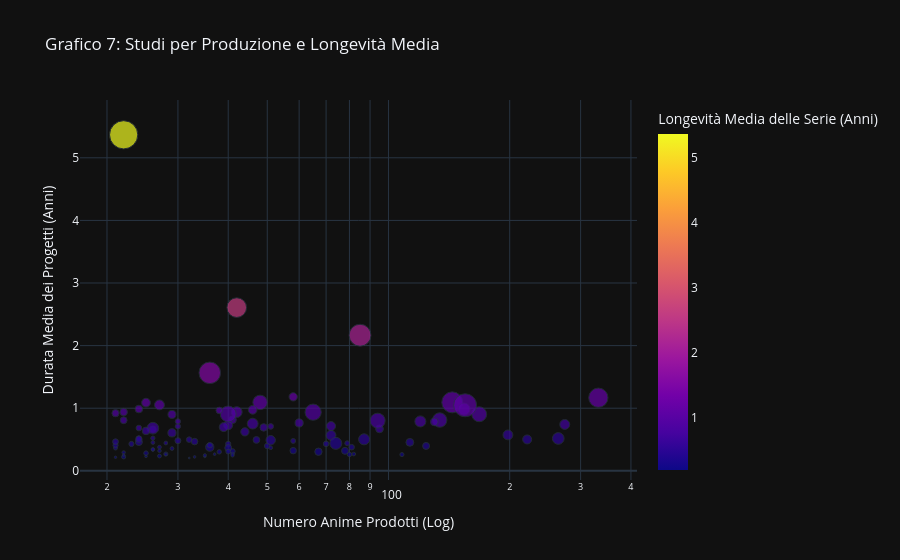

The notebook cell saved with this chart:
### Markdown cell above
### 🏭 3. I Costruttori di Piramidi: L'Impatto dello Studio

### Code cell
# Esplodiamo gli studi
df_studios_expl = df_clean_duration.explode('studios_list')

# Aggregazione per studio
studio_stats = df_studios_expl.groupby('studios_list').agg(
    avg_durationpy=('duration_years', 'mean'),
    max_duration=('duration_years', 'max'),
    anime_count=('anime_id', 'count')
).reset_index()

# Filtriamo i top studi per numero di produzioni (es. > 20 anime)
top_studios = studio_stats[studio_stats['anime_count'] > 20]

fig_studio_time = px.scatter(top_studios, x='anime_count', y='avg_durationpy',
                             size='max_duration', # La bolla rappresenta l'anime più lungo fatto dallo studio
                             color='avg_durationpy',
                             hover_name='studios_list',
                             title='Grafico 7: Studi per Produzione e Longevità Media',
                             labels={'anime_count': 'Numero Anime Prodotti', 
                                     'avg_durationpy': 'Longevità Media delle Serie (Anni)',
                                     'max_duration': 'Massima Durata Record (Anni)'},
                             template='plotly_dark',
                             color_continuous_scale='Plasma')

fig_studio_time.update_layout(xaxis_type="log", # Scala log per gestire studi giganti come Toei
                              xaxis_title="Numero Anime Prodotti (Log)",
                              yaxis_title="Durata Media dei Progetti (Anni)")
fig_studio_time.show()

### Figure 1 — Plotly figure (JSON) as saved in the notebook; plotly's stock layout.template omitted (floating-point values rounded to 4 significant figures)
{"data": [{"hovertemplate": "<b>%{hovertext}</b><br><br>Numero Anime Prodotti=%{x}<br>Longevità Media delle Serie (Anni)=%{marker.color}<br>Massima Durata Record (Anni)=%{marker.size}<extra></extra>", "hovertext": ["8bit", "A-1 Pictures", "A.C.G.T.", "AIC", "AQUA ARIS", "Actas", "Ajia-do", "Anime Antenna Iinkai", "Arms", "Artland", "Asahi Production", "Ashi Productions", "B.CMAY PICTURES", "Bandai Namco Pictures", "Bee Train", "Big Firebird Culture", "Blue bread", "Bones", "Brain's Base", "BreakBottle", "Bridge", "CG Year", "CloverWorks", "DLE", "Daume", "David Production", "Diomedéa", "Doga Kobo", "EMT Squared", "Eiken", "Fanworks", "Foch Film", "Gainax", "Gallop", "Gathering", "Gonzo", "Group TAC", "HAL Film Maker", "Haoliners Animation League", "ILCA", "J.C.Staff", "Kachidoki Studio", "Kinema Citrus", "Knack Productions", "Kyoto Animation", "LIDENFILMS", "Lerche", "Lesprit", "MAPPA", "Madhouse", "Magic Bus", "Majin", "Mushi Production", "Nippon Animation", "Nomad", "Nur", "OLM", "P.A. Works", "Passione", "PoRO", "Production I.G", "Project No.9", "Radix", "Ruo Hong Culture", "SANZIGEN", "SILVER LINK.", "Satelight", "Seven", "Seven Arcs", "Shaft", "Shin-Ei Animation", "Shogakukan Music & Digital Entertainment", "Signal.MD", "Sparkly Key Animation Studio", "Studio 1st", "Studio 9 Maiami", "Studio Comet", "Studio Deen", "Studio Eromatick", "Studio Fantasia", "Studio Gokumi", "Studio Hibari", "Studio Jam", "Studio Pierrot", "Studio PuYUKAI", "Sunrise", "Suoyi Technology", "Suzuki Mirano", "SynergySP", "T-Rex", "TMS Entertainment", "TNK", "Tatsunoko Production", "Telecom Animation Film", "Tezuka Productions", "Toei Animation", "Tokyo Movie Shinsha", "Triple X", "White Fox", "Wit Studio", "Xebec", "Y.O.U.C", "Yumeta Company", "Zero-G", "Zexcs", "animate Film", "feel.", "ufotable"], "legendgroup": "", "marker": {"color": [0.3027, 0.3972, 0.4296, 0.7889, 0.2591, 0.5219, 1.565, 0.8151, 0.4403, 0.6064, 0.4667, 0.6932, 0.362, 0.7538, 0.4515, 0.2159, 0.4291, 0.3771, 0.4305, 0.222, 0.6633, 0.3348, 0.3119, 0.8112, 0.4066, 0.4808, 0.3658, 0.3049, 0.2046, 5.367, 0.4935, 0.3784, 0.4977, 2.607, 0.6807, 0.5031, 0.9363, 0.3769, 0.3963, 0.2821, 0.5165, 1.093, 0.2693, 0.7106, 0.3062, 0.2621, 0.2461, 0.2932, 0.322, 0.5732, 0.7286, 1.053, 0.9386, 1.094, 0.2674, 1.089, 0.9038, 0.2658, 0.2299, 1.182, 0.455, 0.2267, 0.4444, 0.714, 0.2621, 0.2679, 0.5665, 0.7644, 0.2501, 0.4385, 2.166, 0.7893, 0.4644, 0.9008, 0.9868, 0.4768, 0.7095, 0.5007, 0.8075, 0.6833, 0.2219, 0.6224, 0.9214, 0.986, 0.4604, 0.7409, 0.9746, 0.6984, 0.9386, 0.6703, 1.047, 0.2483, 0.782, 0.3561, 0.9072, 1.168, 0.9651, 0.5212, 0.3193, 0.4092, 0.8013, 0.3185, 0.5059, 0.2357, 0.3687, 0.6375, 0.4887, 0.3424], "coloraxis": "coloraxis", "size": [1.388, 3.463, 1.84, 8.602, 1.207, 1.248, 32.82, 4.159, 1.659, 4.789, 2.984, 4.005, 1.051, 8.233, 0.9966, 0.4244, 1.947, 2.209, 2.171, 1.207, 2.99, 0.5832, 1.974, 14.78, 1.834, 2.511, 3.362, 3.836, 0.23, 56.33, 3.231, 4.783, 2.171, 27.33, 9.733, 8.66, 18.66, 0.9966, 2.215, 1.481, 9.659, 14.86, 0.8816, 1.963, 1.61, 1.465, 0.783, 0.8296, 2.962, 6.875, 5.739, 6.919, 3.997, 31.07, 1.27, 5.435, 15.85, 0.4983, 0.4791, 4.906, 4.329, 0.3915, 1.01, 5.908, 0.4791, 0.961, 6.875, 4.734, 0.4791, 10.18, 33.81, 1.974, 2.42, 4.523, 4.131, 1.687, 2.223, 5.739, 3.321, 2.253, 0.4791, 4.794, 3.666, 10.1, 3.537, 7.001, 5.405, 5.826, 8.233, 4.255, 37.34, 0.731, 4.329, 1.035, 17.98, 26.29, 3.009, 1.585, 0.8734, 2.078, 15.85, 3.45, 2.943, 1.054, 0.9774, 4.096, 6.286, 0.9336], "sizemode": "area", "sizeref": 0.1408, "symbol": "circle"}, "mode": "markers", "name": "", "orientation": "v", "showlegend": false, "type": "scatter", "x": [38, 124, 23, 120, 108, 26, 36, 41, 79, 29, 33, 49, 21, 46, 26, 21, 40, 81, 70, 22, 26, 26, 41, 134, 21, 30, 40, 67, 32, 22, 47, 36, 32, 42, 26, 87, 65, 27, 50, 25, 264, 48, 41, 30, 40, 80, 41, 22, 58, 198, 40, 27, 22, 144, 28, 25, 168, 37, 25, 58, 113, 35, 28, 72, 28, 82, 72, 60, 22, 74, 85, 30, 21, 29, 24, 58, 51, 221, 22, 24, 33, 44, 21, 154, 24, 274, 46, 39, 42, 95, 155, 35, 130, 29, 40, 332, 38, 24, 27, 36, 94, 78, 24, 27, 51, 25, 51, 26], "xaxis": "x", "y": [0.3027, 0.3972, 0.4296, 0.7889, 0.2591, 0.5219, 1.565, 0.8151, 0.4403, 0.6064, 0.4667, 0.6932, 0.362, 0.7538, 0.4515, 0.2159, 0.4291, 0.3771, 0.4305, 0.222, 0.6633, 0.3348, 0.3119, 0.8112, 0.4066, 0.4808, 0.3658, 0.3049, 0.2046, 5.367, 0.4935, 0.3784, 0.4977, 2.607, 0.6807, 0.5031, 0.9363, 0.3769, 0.3963, 0.2821, 0.5165, 1.093, 0.2693, 0.7106, 0.3062, 0.2621, 0.2461, 0.2932, 0.322, 0.5732, 0.7286, 1.053, 0.9386, 1.094, 0.2674, 1.089, 0.9038, 0.2658, 0.2299, 1.182, 0.455, 0.2267, 0.4444, 0.714, 0.2621, 0.2679, 0.5665, 0.7644, 0.2501, 0.4385, 2.166, 0.7893, 0.4644, 0.9008, 0.9868, 0.4768, 0.7095, 0.5007, 0.8075, 0.6833, 0.2219, 0.6224, 0.9214, 0.986, 0.4604, 0.7409, 0.9746, 0.6984, 0.9386, 0.6703, 1.047, 0.2483, 0.782, 0.3561, 0.9072, 1.168, 0.9651, 0.5212, 0.3193, 0.4092, 0.8013, 0.3185, 0.5059, 0.2357, 0.3687, 0.6375, 0.4887, 0.3424], "yaxis": "y"}], "layout": {"coloraxis": {"colorbar": {"title": {"text": "Longevità Media delle Serie (Anni)"}}, "colorscale": [[0, "#0d0887"], [0.1111, "#46039f"], [0.2222, "#7201a8"], [0.3333, "#9c179e"], [0.4444, "#bd3786"], [0.5556, "#d8576b"], [0.6667, "#ed7953"], [0.7778, "#fb9f3a"], [0.8889, "#fdca26"], [1, "#f0f921"]]}, "legend": {"itemsizing": "constant", "tracegroupgap": 0}, "title": {"text": "Grafico 7: Studi per Produzione e Longevità Media"}, "xaxis": {"anchor": "y", "domain": [0, 1], "title": {"text": "Numero Anime Prodotti (Log)"}, "type": "log"}, "yaxis": {"anchor": "x", "domain": [0, 1], "title": {"text": "Durata Media dei Progetti (Anni)"}}}}
